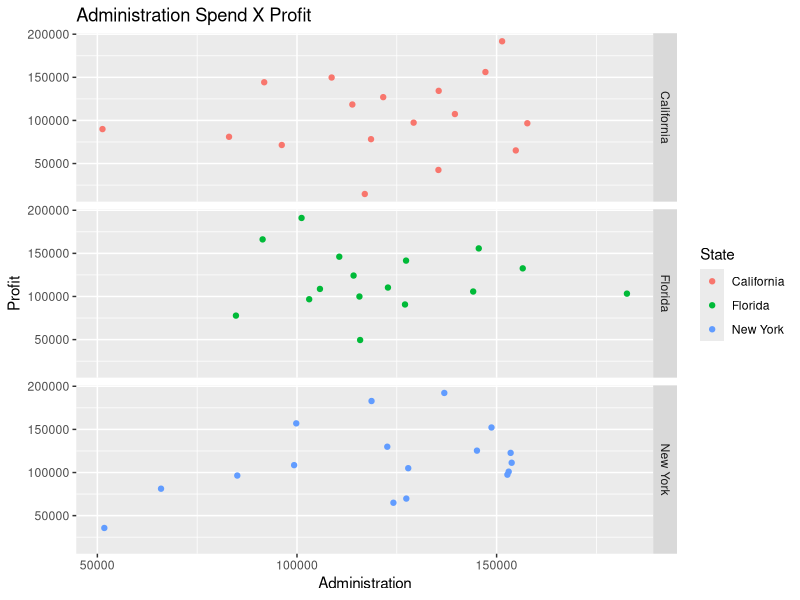
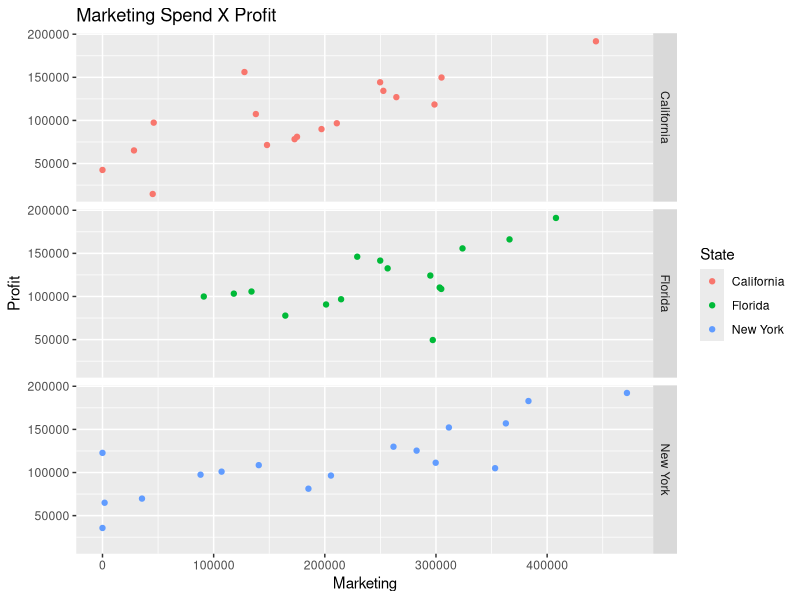
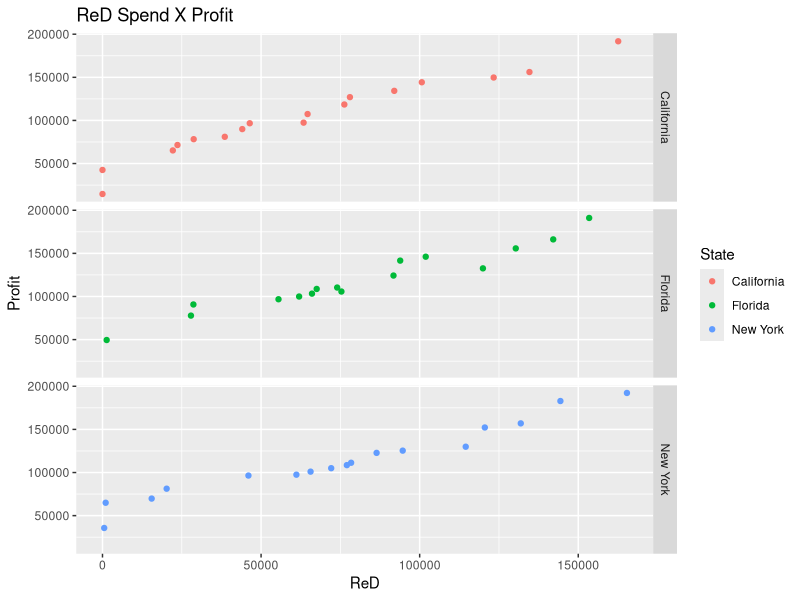
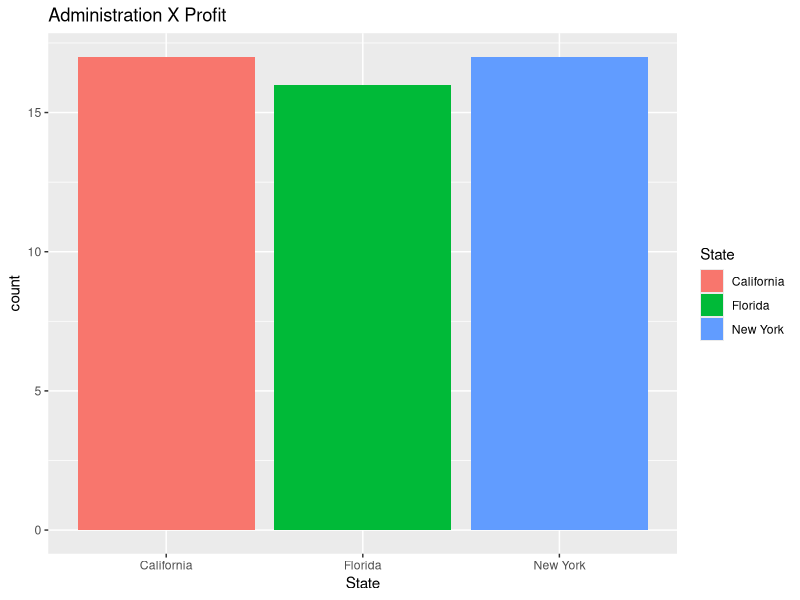
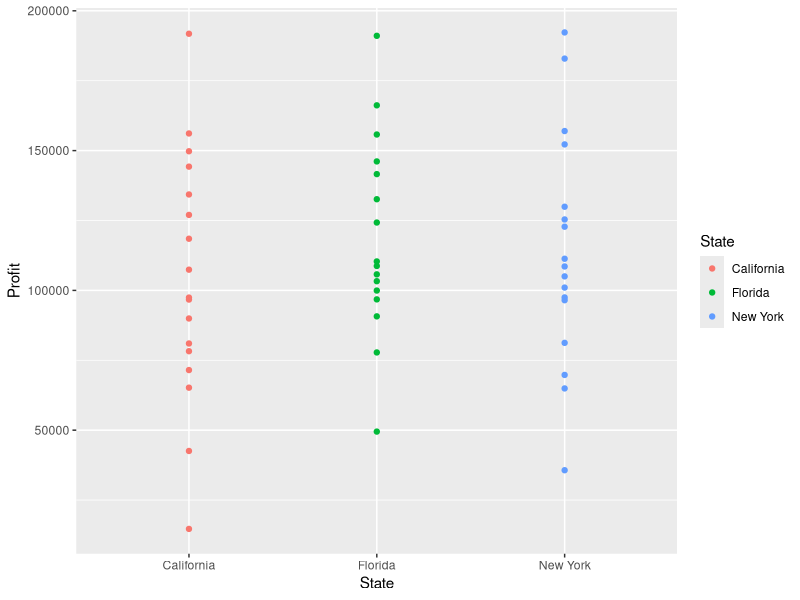
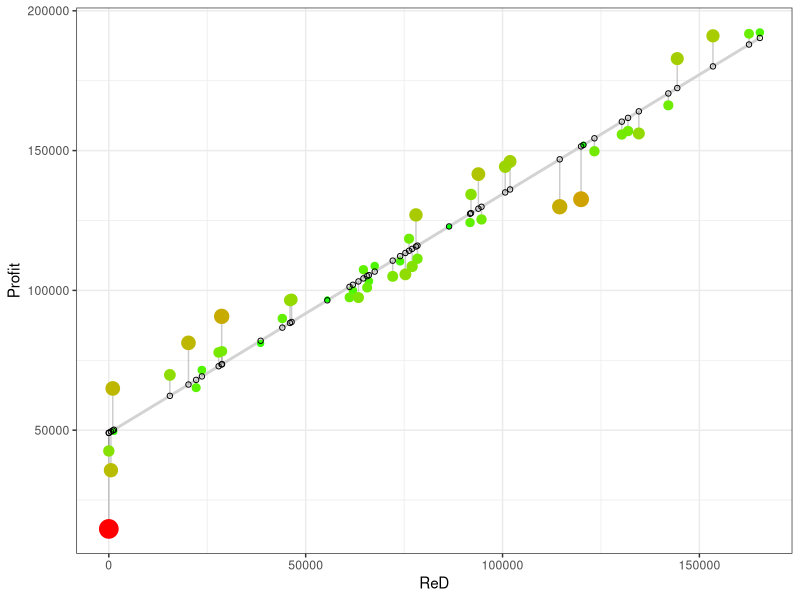
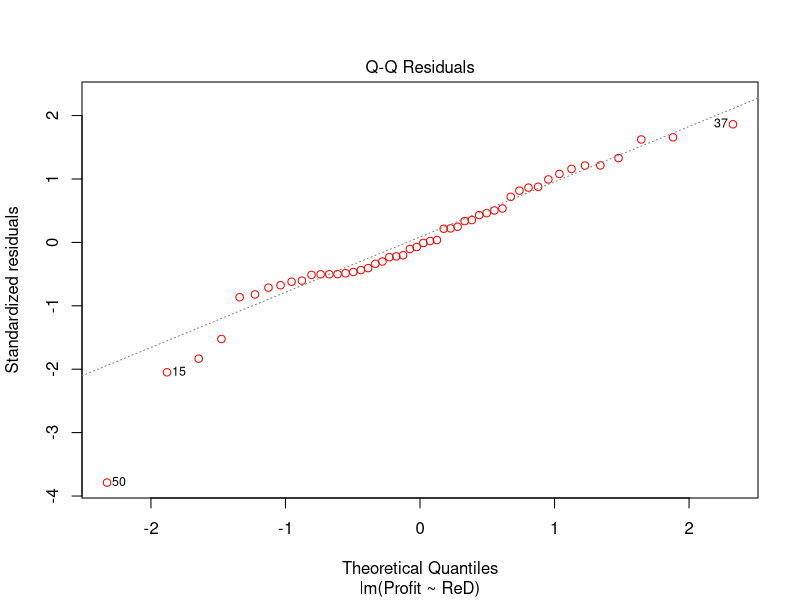
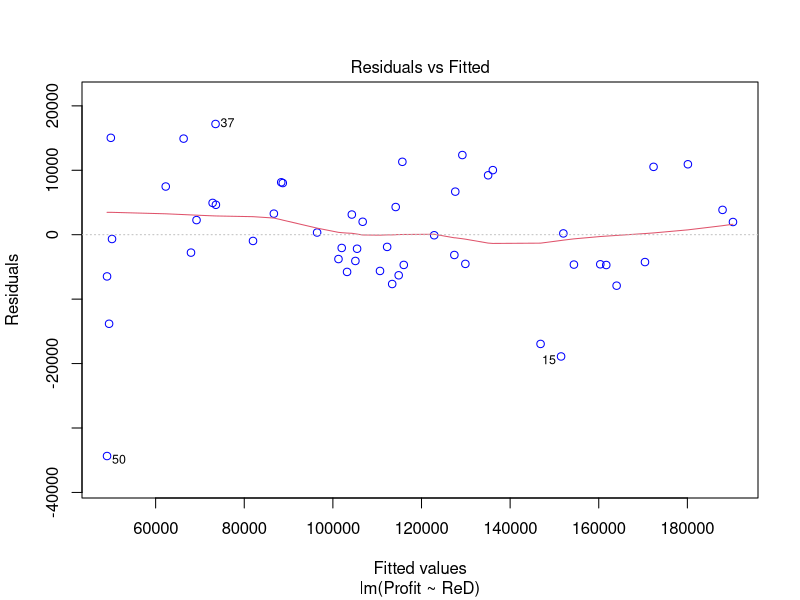

Write the R code that produced these figures, in order.
## ---- chunk 1
library(tidyverse)
options(scipen = 999)

dataset = read_csv(here::here("data/50_startups.csv"),
                 col_types = "dddcd")
## ---- chunk 2
library(ggplot2)
ggplot(data = dataset) +
  geom_point(aes(x = Administration, y = Profit, color = State)) +
  facet_grid(State ~ .) +
  ggtitle('Administration Spend X Profit')

ggplot(data = dataset) +
  geom_point(aes(x = Marketing, y = Profit, color = State)) +
  facet_grid(State ~ .) +
  ggtitle('Marketing Spend X Profit')

ggplot(data = dataset) +
  geom_point(aes(x = ReD, y = Profit, color = State)) +
  facet_grid(State ~ .) +
  ggtitle('ReD Spend X Profit')

ggplot(data = dataset) +
  geom_bar(aes(State, fill = State)) +
  ggtitle('Administration X Profit')

ggplot(data = dataset) +
  geom_point(aes(x = State, y = Profit, color = State))

## ---- chunk 3
cor(dataset$Administration, dataset$Profit)
cor(dataset$Marketing, dataset$Profit)
cor(dataset$ReD, dataset$Profit)
## ---- chunk 4
regressor = lm(formula = Profit ~ Administration + Marketing + ReD, data = dataset)
summary(regressor)

regressor = lm(formula = Profit ~ Administration + ReD, data = dataset)
summary(regressor)

regressor = lm(formula = Profit ~ ReD, data = dataset)
summary(regressor)
## ---- chunk 5
anova(regressor)
anovaTest = aov(regressor, data = dataset)
summary(anovaTest)
## ---- chunk 6
dataset$predicted = predict(regressor)
dataset$residuals = residuals(regressor)

ggplot(dataset, aes(x = ReD, y = Profit)) +
  geom_smooth(method = "lm", se = FALSE, color = "lightgrey") +     # regression line  
  geom_segment(aes(xend = ReD, yend = predicted), alpha = .2) +      # draw line from point to line
  geom_point(aes(color = abs(residuals), size = abs(residuals))) +  # size of the points
  scale_color_continuous(low = "green", high = "red") +             # colour of the points mapped to residual size - green smaller, red larger
  guides(color = FALSE, size = FALSE) +                             # Size legend removed
  geom_point(aes(y = predicted), shape = 1) +
  theme_bw()
## ---- chunk 7
plot(regressor, which=2, col=c("red"))
## ---- chunk 8
shapiro.test(resid(regressor))
## ---- chunk 9
plot(regressor, which=1, col=c("blue"))  # Scale-Location Plot
## ---- chunk 10
library(lmtest)
bptest(regressor)
## ---- chunk 11
library(car)
durbinWatsonTest(regressor)
